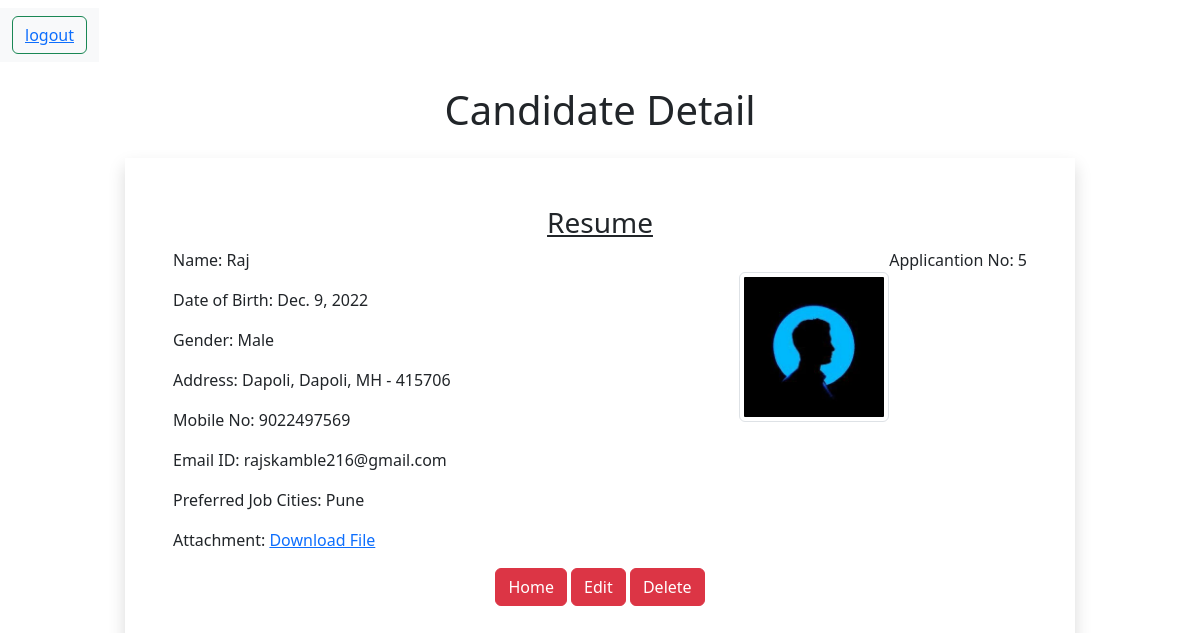
The app's page /detail/5/ (signed in) with its own data.
### myapp/models.py (models this page shows, shortened)
class Resume(models.Model):
    name = models.CharField(max_length=50)
    dob = models.DateField()
    gender = models.CharField(max_length=50)
    locality = models.CharField(max_length=50)
    city = models.CharField(max_length=50)
    pin = models.PositiveIntegerField()
    state = models.CharField(choices=STATE_CHOICE, max_length=50)
    mobile = models.PositiveIntegerField()
    email = models.EmailField(blank=True)
    job_city = models.CharField(max_length=50)
    profile_image = models.ImageField(upload_to="profileimg", blank=True)
    my_file = models.FileField(upload_to="myfile", blank=True)

### myapp/views.py (the view)
# urls.py: path('detail/<int:pk>/', login_required(views.ApplicantDetailView.as_view()), name='resume_detail'),
class ApplicantDetailView(DetailView):
    model = Resume

### myapp/templatetags/myfilter.py (called while the page is built)
@register.filter(name='remove_special')
def remove_chars(value, arg):
 for character in arg:
  value = value.replace(character, "")
 return value

### myapp/templates/myapp/resume_detail.html (shortened to what this page needs)
{% extends 'myapp/base.html' %}
{% load static %}
{% load myfilter %}
{% block content %}
    <div class="container">
        <h1 class="alert-danger text-center p-3">Candidate Detail</h1>
        <div class="row">
         <div class="col-sm-10 shadow p-5 offset-sm-1">
          <h3 class="text-center"><u>Resume</u></h3>
          <p class="float-end">Applicantion No: {{resume.id}}</p>
          <img src="{{resume.profile_image.url}}" alt="" class="img-fluid img-thumbnail float-end mt-4" width="150" height="150">
          <p>Name: {{resume.name}}</p>
          <p>Date of Birth: {{resume.dob}}</p>
          <p>Gender: {{resume.gender}}</p>
          <p>Address: {{resume.locality}}, {{resume.city}}, {{resume.state}} - {{resume.pin}}</p>
          <p>Mobile No: {{resume.mobile}}</p>
          <p>Email ID: {{resume.email}}</p>
          <p>Preferred Job Cities: {{resume.job_city|remove_special:"[]'"}}</p>
          <p>Attachment: <a href="{{resume.my_file.url}}">Download File</a></p>
         <div class="text-center">
          <a href="/" class="btn btn-danger">Home</a>
          <a href="{% url 'update_form' resume.id %}" class="btn btn-danger">Edit</a>
          <a href="{% url 'delete_form' resume.id %}" class="btn btn-danger">Delete</a>
         </div>
         </div>
        </div>
       </div>
    {% endblock content %}

### myapp/templates/myapp/base.html (shortened to what this page needs)
<!DOCTYPE html>
{% load static %}
<html lang="en">
<head>
    <link href="https://cdn.jsdelivr.net/npm/bootstrap@5.2.2/dist/css/bootstrap.min.css" rel="stylesheet">
    <link rel="stylesheet" href="//code.jquery.com/ui/1.12.1/themes/base/jquery-ui.css">
    <link rel="stylesheet" href="{% static 'myapp/css/style.css' %}">
</head>
<body>
    <div class="navbar">
    {% include 'myapp/navbar.html' %}
    </div>
    <div class="main">
        {% block content %}{% endblock content %}
    </div>
</body>
</html>

### myapp/templates/myapp/navbar.html
<nav class="navbar navbar-light bg-light">
    <div class="container-fluid">
      <form class="d-flex">
        {% if request.user.is_authenticated %}
        <button class="btn btn-outline-success" type="button"><a href="{% url 'logout' %}">logout</a></button>
        {% else %}
        <button class="btn btn-outline-success" type="button"><a href="{% url 'signup_form' %}">SignUp</a></button>
        <button class="btn btn-outline-success" type="button"><a href="{% url 'login' %}">Login</a></button>
        {% endif %}
      </form>
    </div>
</nav>

### records on screen
Resume: id "5", profile_image (picture), name "Raj", dob "Dec. 9, 2022", gender "Male", locality "Dapoli", city "Dapoli", state "MH", pin "415706", mobile "9022497569", email "rajskamble216@gmail.com", job_city|remove_special "Pune"
